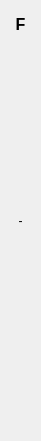
  <widget class="QWidget" name="verticalLayoutWidget_7">
   <property name="geometry">
    <rect>
     <x>970</x>
     <y>80</y>
     <width>41</width>
     <height>441</height>
    </rect>
   </property>
   <layout class="QVBoxLayout" name="verticalLayout_16">
    <item>
     <widget class="QLabel" name="label_72">
      <property name="font">
       <font>
        <pointsize>12</pointsize>
        <weight>75</weight>
        <bold>true</bold>
        <strikeout>false</strikeout>
       </font>
      </property>
      <property name="text">
       <string>F</string>
      </property>
      <property name="alignment">
       <set>Qt::AlignCenter</set>
      </property>
     </widget>
    </item>
    <item>
     <widget class="QLabel" name="label_af">
      <property name="text">
       <string/>
      </property>
      <property name="alignment">
       <set>Qt::AlignCenter</set>
      </property>
     </widget>
    </item>
    <item>
     <widget class="QLabel" name="label_bf">
      <property name="text">
       <string/>
      </property>
      <property name="alignment">
       <set>Qt::AlignCenter</set>
      </property>
     </widget>
    </item>
    <item>
     <widget class="QLabel" name="label_cf">
      <property name="text">
       <string/>
      </property>
      <property name="alignment">
       <set>Qt::AlignCenter</set>
      </property>
     </widget>
    </item>
    <item>
     <widget class="QLabel" name="label_df">
      <property name="text">
       <string/>
      </property>
      <property name="alignment">
       <set>Qt::AlignCenter</set>
      </property>
     </widget>
    </item>
    <item>
     <widget class="QLabel" name="label_ef">
      <property name="text">
       <string/>
      </property>
      <property name="alignment">
       <set>Qt::AlignCenter</set>
      </property>
     </widget>
    </item>
    <item>
     <widget class="QLabel" name="label_fe_2">
      <property name="text">
       <string>-</string>
      </property>
      <property name="alignment">
       <set>Qt::AlignCenter</set>
      </property>
     </widget>
    </item>
    <item>
     <widget class="QLabel" name="label_gf">
      <property name="text">
       <string/>
      </property>
      <property name="alignment">
       <set>Qt::AlignCenter</set>
      </property>
     </widget>
    </item>
    <item>
     <widget class="QLabel" name="label_hf">
      <property name="text">
       <string/>
      </property>
      <property name="alignment">
       <set>Qt::AlignCenter</set>
      </property>
     </widget>
    </item>
    <item>
     <widget class="QLabel" name="label_if">
      <property name="text">
       <string/>
      </property>
      <property name="alignment">
       <set>Qt::AlignCenter</set>
      </property>
     </widget>
    </item>
    <item>
     <widget class="QLabel" name="label_jf">
      <property name="text">
       <string/>
      </property>
      <property name="alignment">
       <set>Qt::AlignCenter</set>
      </property>
     </widget>
    </item>
    <item>
     <widget class="QLabel" name="label_kf">
      <property name="text">
       <string/>
      </property>
      <property name="alignment">
       <set>Qt::AlignCenter</set>
      </property>
     </widget>
    </item>
    <item>
     <widget class="QLabel" name="label_lf">
      <property name="text">
       <string/>
      </property>
      <property name="alignment">
       <set>Qt::AlignCenter</set>
      </property>
     </widget>
    </item>
   </layout>
  </widget>
